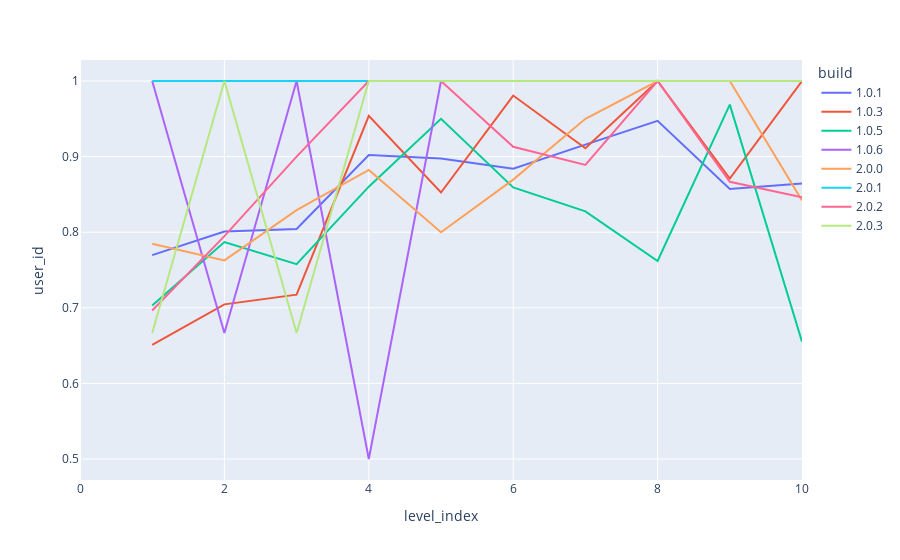

Source (notebook cell):
### Code cell
px.line(participation_percent[participation_percent.level_index < 11], 
        x="level_index", 
        y="user_id", 
        color="build",
        # title="International Visitors",
        # range_x=[1995, 2018],
        # range_y=[25000000,90000000],
        # animation_frame="year_upto"
        )

### Figure 1 — Plotly figure (JSON) as saved in the notebook; plotly's stock layout.template omitted (floating-point values rounded to 4 significant figures)
{"data": [{"hovertemplate": "build=1.0.1<br>level_index=%{x}<br>user_id=%{y}<extra></extra>", "legendgroup": "1.0.1", "line": {"color": "#636efa", "dash": "solid"}, "marker": {"symbol": "circle"}, "mode": "lines", "name": "1.0.1", "orientation": "v", "showlegend": true, "type": "scatter", "x": [0, 1, 2, 3, 4, 5, 6, 7, 8, 9, 10], "xaxis": "x", "y": [null, 0.7697, 0.8008, 0.8043, 0.9021, 0.8976, 0.8839, 0.9158, 0.9474, 0.8571, 0.8644], "yaxis": "y"}, {"hovertemplate": "build=1.0.3<br>level_index=%{x}<br>user_id=%{y}<extra></extra>", "legendgroup": "1.0.3", "line": {"color": "#EF553B", "dash": "solid"}, "marker": {"symbol": "circle"}, "mode": "lines", "name": "1.0.3", "orientation": "v", "showlegend": true, "type": "scatter", "x": [0, 1, 2, 3, 4, 5, 6, 7, 8, 9, 10], "xaxis": "x", "y": [null, 0.6509, 0.7045, 0.7174, 0.9538, 0.8525, 0.9808, 0.9111, 1, 0.871, 1], "yaxis": "y"}, {"hovertemplate": "build=1.0.5<br>level_index=%{x}<br>user_id=%{y}<extra></extra>", "legendgroup": "1.0.5", "line": {"color": "#00cc96", "dash": "solid"}, "marker": {"symbol": "circle"}, "mode": "lines", "name": "1.0.5", "orientation": "v", "showlegend": true, "type": "scatter", "x": [0, 1, 2, 3, 4, 5, 6, 7, 8, 9, 10], "xaxis": "x", "y": [null, 0.7031, 0.787, 0.7578, 0.8602, 0.95, 0.8592, 0.8276, 0.7619, 0.9688, 0.6552], "yaxis": "y"}, {"hovertemplate": "build=1.0.6<br>level_index=%{x}<br>user_id=%{y}<extra></extra>", "legendgroup": "1.0.6", "line": {"color": "#ab63fa", "dash": "solid"}, "marker": {"symbol": "circle"}, "mode": "lines", "name": "1.0.6", "orientation": "v", "showlegend": true, "type": "scatter", "x": [0, 1, 2, 3, 4, 5, 6, 7, 8, 9], "xaxis": "x", "y": [null, 1, 0.6667, 1, 0.5, 1, 1, 1, 1, 1], "yaxis": "y"}, {"hovertemplate": "build=2.0.0<br>level_index=%{x}<br>user_id=%{y}<extra></extra>", "legendgroup": "2.0.0", "line": {"color": "#FFA15A", "dash": "solid"}, "marker": {"symbol": "circle"}, "mode": "lines", "name": "2.0.0", "orientation": "v", "showlegend": true, "type": "scatter", "x": [0, 1, 2, 3, 4, 5, 6, 7, 8, 9, 10], "xaxis": "x", "y": [null, 0.7848, 0.7627, 0.8293, 0.8824, 0.8, 0.8696, 0.95, 1, 1, 0.8421], "yaxis": "y"}, {"hovertemplate": "build=2.0.1<br>level_index=%{x}<br>user_id=%{y}<extra></extra>", "legendgroup": "2.0.1", "line": {"color": "#19d3f3", "dash": "solid"}, "marker": {"symbol": "circle"}, "mode": "lines", "name": "2.0.1", "orientation": "v", "showlegend": true, "type": "scatter", "x": [0, 1, 3, 4], "xaxis": "x", "y": [null, 1, 1, 1], "yaxis": "y"}, {"hovertemplate": "build=2.0.2<br>level_index=%{x}<br>user_id=%{y}<extra></extra>", "legendgroup": "2.0.2", "line": {"color": "#FF6692", "dash": "solid"}, "marker": {"symbol": "circle"}, "mode": "lines", "name": "2.0.2", "orientation": "v", "showlegend": true, "type": "scatter", "x": [0, 1, 2, 3, 4, 5, 6, 7, 8, 9, 10], "xaxis": "x", "y": [null, 0.6964, 0.7949, 0.9, 1, 1, 0.913, 0.8889, 1, 0.8667, 0.8462], "yaxis": "y"}, {"hovertemplate": "build=2.0.3<br>level_index=%{x}<br>user_id=%{y}<extra></extra>", "legendgroup": "2.0.3", "line": {"color": "#B6E880", "dash": "solid"}, "marker": {"symbol": "circle"}, "mode": "lines", "name": "2.0.3", "orientation": "v", "showlegend": true, "type": "scatter", "x": [0, 1, 2, 3, 4, 5, 6, 7, 8, 9, 10], "xaxis": "x", "y": [null, 0.6667, 1, 0.6667, 1, 1, 1, 1, 1, 1, 1], "yaxis": "y"}], "layout": {"legend": {"title": {"text": "build"}, "tracegroupgap": 0}, "margin": {"t": 60}, "xaxis": {"anchor": "y", "domain": [0, 1], "title": {"text": "level_index"}}, "yaxis": {"anchor": "x", "domain": [0, 1], "title": {"text": "user_id"}}}}
